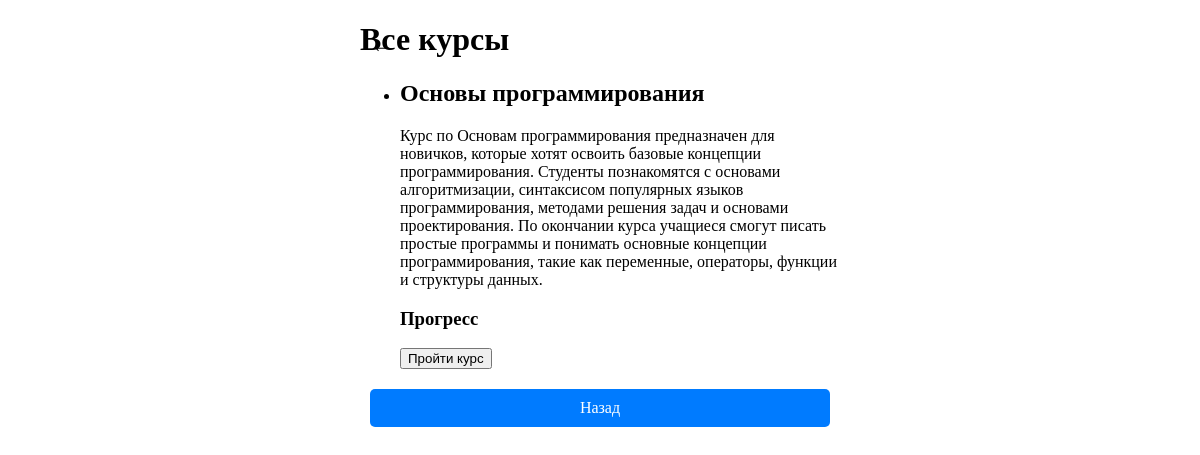
The page /courses.php?telegram_id=6455709242 on the database its author committed.
### tables this page shows
CREATE TABLE `courses` (
  `id` int(11) NOT NULL,
  `title` varchar(255) NOT NULL,
  `description` text DEFAULT NULL,
  `created_at` timestamp NOT NULL DEFAULT current_timestamp()
);

### courses.php (the view, shortened to what this page needs)
<?php
$host = 'localhost';
$db   = 'broldru_deni';
$user = 'broldru_deni';
$pass = 'Sa4_nambe8';
$charset = 'utf8mb4';
$dsn = "mysql:host=$host;dbname=$db;charset=$charset";
$options = [
    PDO::ATTR_ERRMODE            => PDO::ERRMODE_EXCEPTION,
    PDO::ATTR_DEFAULT_FETCH_MODE => PDO::FETCH_ASSOC,
];
try {
    $pdo = new PDO($dsn, $user, $pass, $options);
} catch (\PDOException $e) {
    die("Ошибка подключения к базе данных: " . $e->getMessage());
}
$telegram_id = isset($_GET['telegram_id']) ? $_GET['telegram_id'] : null;
    ?>
<!DOCTYPE html>
<html lang="ru">
<head>
    <link rel="stylesheet" href="https://brold.ru/courses-style.css">
</head>
<body style="max-width: 480px;margin: 0 auto;">
    <a href="index.php?telegram_id=<?php echo htmlspecialchars($telegram_id); ?>" class="back-arrow">&#8592;</a>
    <div class="courses">
        <h1>Все курсы</h1>
        <ul class="__list">
        <?php
            $sql = "SELECT id, title, description, created_at FROM courses";
            try {
                $stmt = $pdo->query($sql);
                if ($stmt->rowCount() > 0) {
                    while ($course = $stmt->fetch(PDO::FETCH_ASSOC)) {
                        $progress_prc = 0;
                        $button_text = 'Пройти курс';
                        echo '
                            <li class="course-item" data-id="' . htmlspecialchars($course['id']) . '">
                                <h2>' . htmlspecialchars($course['title']) . '</h2>
                                <p class="description">' . htmlspecialchars($course['description']) . '</p>
                                <div class="progress">
                                    <h3>Прогресс</h3>
                                    <div class="progress-bar">
                                        <div class="progress-indicator" style="width: '.$progress_prc.'%;"></div>
                                    </div>
                                </div>
                                ' . ($course['id'] ? '<button class="btn continue_course_btn" onclick="openCourse(' . htmlspecialchars($course['id']) . ')">'.htmlspecialchars($button_text).'</button>' : '') . '
                            </li>';
                    }
                } else {
                    echo '<p>Курсы в данный момент отсутствуют.</p>';
                }
            } catch (PDOException $e) {
                die("Ошибка выполнения запроса: ".$e->getMessage());
            }
            ?>
        </ul>
        <a href="index.php?telegram_id=<?php echo htmlspecialchars($telegram_id); ?>" class="back-button">Назад</a>
    </div>
</body>
</html>

### courses.php (style rules this page uses)
.back-arrow { position: absolute; top: 10px; left: 10px; font-size: 24px; text-decoration: none; color: #000; }
.back-button { display: block; width: calc(100% - 40px); margin: 20px auto; padding: 10px; background-color: #007BFF; color: #fff; text-align: center; border: none; border-radius: 5px; text-decoration: none; font-size: 16px; cursor: pointer; }
body { position: relative; }

### rows shown on the page
courses: title "Основы программирования", description "Курс по Основам программирования предназначен для новичков, которые хотят освоить базовые концепции программирования. Студенты познакомятся с основами алгоритмизации, синтаксисом популярных языков программирования, методами решения задач и основами проектирования. По окончании курса учащиеся смогут писать простые программы и понимать основные концепции программирования, такие как переменные, операторы, функции и структуры данных.", button_text "Пройти курс"
